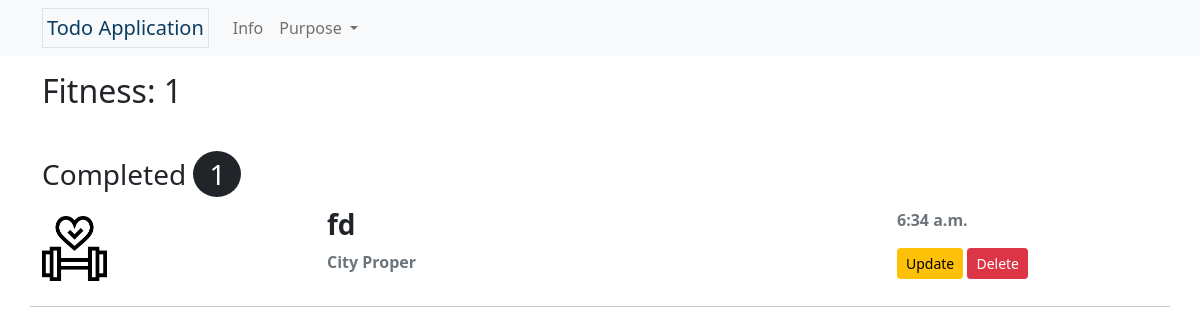
Page /fitness_info on the earlier database version.
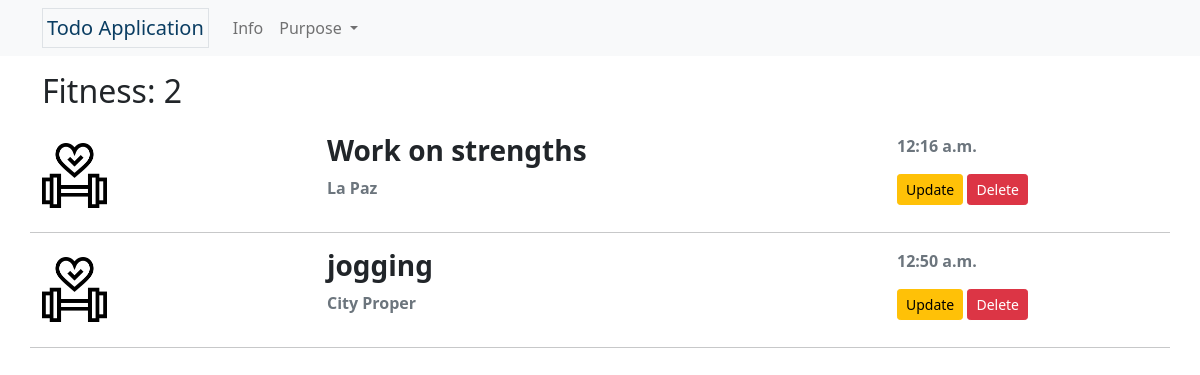
Same page on the later database version.
### lists/models.py (models this page shows, shortened)
class Tasks(models.Model):
     PURPOSE = (
          ('Personal','Personal'),
          ('Fitness','Fitness'),
          ('School', 'School'),
          ('Business','Business'),
          ('Office','Office'),
     )
     PLACE = (
          ('City Proper', 'City Proper'),
          ('Jaro', 'Jaro'),
          ('La Paz', 'La Paz'),
          ('Lapuz', 'Lapuz'),
          ('Mandurriao', 'Mandurriao'),
          ('Molo', 'Molo'),
          ('Villa Arevalo', 'Villa Arevalo'),
          ('Lapuz', 'Lapuz'),
     )
     purpose = models.CharField(max_length=8, choices=PURPOSE, default='Personal')
     title = models.CharField(max_length=50, unique=True)
     completed = models.BooleanField(default=False)
     slug = models.SlugField(max_length=50, unique=True, blank=True)
     place = models.CharField(max_length=16, choices=PLACE, default='City Proper')
     note = models.TextField(max_length=100, blank=True)
     date_created = models.DateTimeField(default=datetime.now, blank=True)

### lists/views.py (the view)
# urls.py: path('fitness_info', views.fitness, name='fitness-info'),
def fitness(request):
    fitness_items = Tasks.objects.filter(purpose='Fitness').all()
    fitness_count = Tasks.objects.filter(purpose='Fitness').count()
    completed_count = Tasks.objects.filter(purpose='Fitness').filter(completed=True).count()
    completed = Tasks.objects.filter(purpose='Fitness').filter(completed=True).all().order_by('id')
    context = {'fitness_items': fitness_items, 'fitness_count': fitness_count, 'completed_count': completed_count, 'completed': completed}
    return render(request, 'lists/fitness.html', context)

### lists/templates/lists/fitness.html
{% extends 'partials/base.html' %}
{% load static %}
{% load tz %}
{% block content %}
<div class="container">
    <h2 class="mb-4">Fitness: {{ fitness_count }}</h2>
    {% for task in fitness_items %}
        {% if task.completed == False %}
            {% include 'partials/row_item.html' %}
        {% endif %}
    {% endfor %}
    {% if completed_count > 0 %}
        <h3 class="mt-5 mb-3">Completed <span class="px-3 py-1 rounded-circle bg-dark text-white">{{ completed_count }}</span></h3>
        {% for task in completed %}
            {% include 'partials/row_item.html' %}
        {% endfor %}
    {% endif %}
</div>
{% endblock content %}

### lists/templates/partials/row_item.html (shortened to what this page needs)
{% load static %}
{% load tz %}
<div class="row">
    <div class="col-3 d-flex align-items-center">
        {% if task.purpose == 'School' %}
            <img src="{% static 'lists/img/school.png' %}" alt="School icon" class="w-25">
        {% elif task.purpose == 'Fitness' %}
            <img src="{% static 'lists/img/fitness.png' %}" alt="Fitness icon" class="w-25">
        {% elif task.purpose == 'Business' %}
            <img src="{% static 'lists/img/stats.png' %}" alt="Business icon" class="w-25">
        {% elif task.purpose == 'Office' %}
            <img src="{% static 'lists/img/work.png' %}" alt="Office icon" class="w-25">
        {% else %}
            <img src="{% static 'lists/img/user.png' %}" alt="Personal icon" class="w-25">
        {% endif %}
    </div>
    <div class="col-6 my-auto">
        <h3 class="fw-bold">{{ task.title|truncatechars:30 }}</h3>
        <p class="text-muted fw-bold">{{ task.place }}</p>
    </div>
    <div class="col-3">
            <p class="text-muted fw-bold">{{ task.date_created|date:'g:i a' }}</p>
            <a href="{% url 'update-task' task.slug %}?next={{ request.path|urlencode }}" class="btn btn-warning btn-sm">Update</a>
            <a href="{% url 'delete-task' task.slug %}?next={{ request.path|urlencode }}" class="btn btn-danger btn-sm">Delete</a>
    </div>
    <hr class="mt-3">
</div>

Differences in the rows shown:
removed Tasks: title "fd", place "City Proper", date_created "6:34 a.m.", shown under "Completed 1"
added Tasks: completed False (drawn), title "Work on strengths", place "La Paz", date_created "12:16 a.m.", shown under "Fitness: 2"
added Tasks: completed False (drawn), title "jogging", place "City Proper", date_created "12:50 a.m.", shown under "Fitness: 2"
Other differences:
{{ fitness_count }}: "1" → "2"
{{ completed_count }}: "1" → (not shown)
text no longer shown: "Completed"
